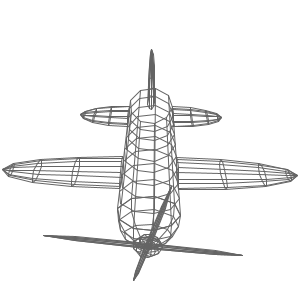
Frame 1 (no input)
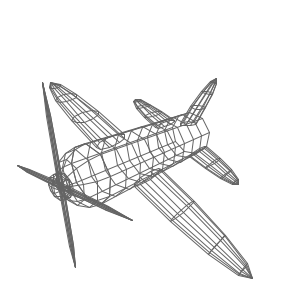
Frame 60 (the mouse pressed at the canvas centre just before this capture)
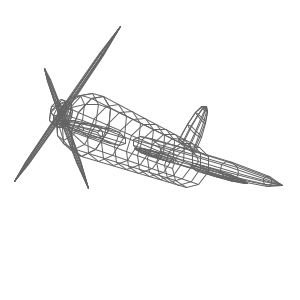
Frame 120 (the mouse held since frame 60 and released just before this capture)

The Processing sketch that drew these frames (run headless with seeded random() and noise(); from frame 60 on, the mouse is pressed at the canvas centre):

// Processing sketch: processing_50105
// ── processing_50105.pde

// =============================================================
// ひこうき（高速化？版）
//
// ループ内でアロケータを使用していないので、もしかしたら高速かも
// =============================================================

// 3D関連
float[][] cameraMat;
float[][] worldMat;

// 行列スタック関連
int N_STACK = 100;          // スタック数
float[][][] matricesStack;  // 行列スタック
int sp;                     // スタックポインタ

// 世界座標系から見たカメラ座標軸ベクトル
PVector xCam;
PVector yCam;
PVector zCam;

// 変換結果を一時的に格納するためのベクトル
PVector tmp;

// 線を引くための端点
PVector start;
PVector end;  

int     t;  // 時間

void setup() {
  size(300, 300);
  frameRate(30);
  
  xCam  = new PVector();
  yCam  = new PVector();
  zCam  = new PVector();
  tmp = new PVector();
  
  start = new PVector();
  end   = new PVector();
  
  worldMat  = new float[4][4];
  cameraMat = new float[4][4];
  for(int i = 0; i < 4; i++)
    for(int j = 0; j < 4; j++)
      worldMat[i][j] = cameraMat[i][j] = i == j ? 1.0 : 0.0;
    
  // 行列スタックの初期化
  matricesStack = new float[N_STACK][4][4];
  sp = 0;
    
  fill(100);
  stroke(100);
}
  
void draw() {
  t = frameCount;
  background(0xFFFFFFFF);
   
  pushMat();
    float cam_dist  = 500;
    float angle = radians(t);
    cam(cam_dist * sin(angle),
        -cam_dist * cos(angle),
         cam_dist,
         0, 0, 0, 0, 1, 0);
   
    // ==========
    // 飛行機の描画
    pushMat();
      rotZ(sin(angle) * PI / 6.0);
       
      // ==========
      // 本体
      pushMat();
        rotX(HALF_PI);
        int LEN  = 400;
        int HEAD_SIZE = 70;
        drawCylinder(70, LEN);
        trans(0, LEN/2, 0);
        drawDome(HEAD_SIZE, HEAD_SIZE, HEAD_SIZE);
      popMat();
       
      // ==========
      // 羽
      for(int i = 0; i < 2; i++) {
        pushMat();
          rotZ(radians(i == 0 ? -90 : 90));
          trans(0, HEAD_SIZE, 0);
          pushMat();
            trans(0, 0, LEN/5);
            drawDome(20, 300, 50);
          popMat();
          pushMat();
            trans(0, 0, - LEN/2 + 50);
            drawDome(10, 150, 50);
          popMat();
        popMat();
      }
      // ==========
      // うしろの羽
      pushMat();
        angle = radians(190);
        trans(0, -HEAD_SIZE - 100 * sin(angle), - LEN/2 + 50);
        rotX(angle);
        drawDome(10, 150, 50);
      popMat();
       
      // ==========
      // プロペラ
      pushMat();
        trans(0, 0, HEAD_SIZE + LEN/2);
        rotZ(radians(t*10));
        drawEllipsoid(30, 30, 20);
        pushMat();
          drawEllipsoid(5, 200, 5);
          rotZ(radians(90));
          drawEllipsoid(5, 200, 5);
        popMat();
      popMat();
    popMat();
  popMat();
}
  
// =============================================================
// ワールド変換
void apply(float m11, float m12, float m13, float m14,
           float m21, float m22, float m23, float m24,
           float m31, float m32, float m33, float m34,
           float m41, float m42, float m43, float m44) {
  float elm11 = worldMat[0][0] * m11 + worldMat[0][1] * m21 + worldMat[0][2] * m31 + worldMat[0][3] * m41;
  float elm12 = worldMat[0][0] * m12 + worldMat[0][1] * m22 + worldMat[0][2] * m32 + worldMat[0][3] * m42;
  float elm13 = worldMat[0][0] * m13 + worldMat[0][1] * m23 + worldMat[0][2] * m33 + worldMat[0][3] * m43;
  float elm14 = worldMat[0][0] * m14 + worldMat[0][1] * m24 + worldMat[0][2] * m34 + worldMat[0][3] * m44;
  
  float elm21 = worldMat[1][0] * m11 + worldMat[1][1] * m21 + worldMat[1][2] * m31 + worldMat[1][3] * m41;
  float elm22 = worldMat[1][0] * m12 + worldMat[1][1] * m22 + worldMat[1][2] * m32 + worldMat[1][3] * m42;
  float elm23 = worldMat[1][0] * m13 + worldMat[1][1] * m23 + worldMat[1][2] * m33 + worldMat[1][3] * m43;
  float elm24 = worldMat[1][0] * m14 + worldMat[1][1] * m24 + worldMat[1][2] * m34 + worldMat[1][3] * m44;
  
  float elm31 = worldMat[2][0] * m11 + worldMat[2][1] * m21 + worldMat[2][2] * m31 + worldMat[2][3] * m41;
  float elm32 = worldMat[2][0] * m12 + worldMat[2][1] * m22 + worldMat[2][2] * m32 + worldMat[2][3] * m42;
  float elm33 = worldMat[2][0] * m13 + worldMat[2][1] * m23 + worldMat[2][2] * m33 + worldMat[2][3] * m43;
  float elm34 = worldMat[2][0] * m14 + worldMat[2][1] * m24 + worldMat[2][2] * m34 + worldMat[2][3] * m44;
  
  float elm41 = worldMat[3][0] * m11 + worldMat[3][1] * m21 + worldMat[3][2] * m31 + worldMat[3][3] * m41;
  float elm42 = worldMat[3][0] * m12 + worldMat[3][1] * m22 + worldMat[3][2] * m32 + worldMat[3][3] * m42;
  float elm43 = worldMat[3][0] * m13 + worldMat[3][1] * m23 + worldMat[3][2] * m33 + worldMat[3][3] * m43;
  float elm44 = worldMat[3][0] * m14 + worldMat[3][1] * m24 + worldMat[3][2] * m34 + worldMat[3][3] * m44;                   
    
  worldMat[0][0] = elm11; worldMat[0][1] = elm12; worldMat[0][2] = elm13; worldMat[0][3] = elm14;
  worldMat[1][0] = elm21; worldMat[1][1] = elm22; worldMat[1][2] = elm23; worldMat[1][3] = elm24;
  worldMat[2][0] = elm31; worldMat[2][1] = elm32; worldMat[2][2] = elm33; worldMat[2][3] = elm34;
  worldMat[3][0] = elm41; worldMat[3][1] = elm42; worldMat[3][2] = elm43; worldMat[3][3] = elm44;
}
  
// 並進と回転
void trans(float x, float y, float z) {
  apply(1.0, 0.0, 0.0, x,
        0.0, 1.0, 0.0, y,
        0.0, 0.0, 1.0, z,
        0.0, 0.0, 0.0, 1.0);
}
  
void rotX(float angle) {
  apply(1.0, 0.0,         0.0,        0.0,
        0.0, cos(angle), -sin(angle), 0.0,
        0.0, sin(angle),  cos(angle), 0.0,
        0.0, 0.0,         0.0,        1.0);
}
  
void rotY(float angle) {
  apply( cos(angle), 0.0,  sin(angle), 0.0,
         0.0,        1.0,  0.0,        0.0,
        -sin(angle), 0.0,  cos(angle), 0.0,
         0.0,        0.0,  0.0,        1.0);
}
  
void rotZ(float angle) {
  apply(cos(angle), -sin(angle), 0.0, 0.0,
        sin(angle),  cos(angle), 0.0, 0.0,
        0.0,         0.0,        1.0, 0.0,
        0.0,         0.0,        0.0, 1.0);
}
  
// =============================================================
// カメラ変換
void cam(float eyeX, float eyeY, float eyeZ, float centerX, float centerY, float centerZ, float upX, float upY, float upZ) {
       
  // カメラ座標空間の3軸
  zCam.set(eyeX-centerX, eyeY-centerY, eyeZ-centerZ);
  yCam.set(upX, upY, upZ);
  xCam.set(yCam.y * zCam.z - yCam.z * zCam.y,
           yCam.z * zCam.x - yCam.x * zCam.z,  // = yCam.cross(zCam);
           yCam.x * zCam.y - yCam.y * zCam.x);
  yCam.set(zCam.y * xCam.z - zCam.z * xCam.y,
           zCam.z * xCam.x - zCam.x * xCam.z, // = zCam.cross(xCam);
           zCam.x * xCam.y - zCam.y * xCam.x);
       
  // 正規化
  xCam.normalize();
  yCam.normalize();
  zCam.normalize();
       
    
  // 変換行列の作成・適用
  cameraMat[0][0] = xCam.x;
  cameraMat[0][1] = xCam.y;
  cameraMat[0][2] = xCam.z;
  cameraMat[0][3] = -(eyeX * xCam.x + eyeY * xCam.y + eyeZ * xCam.z);
       
  cameraMat[1][0] = yCam.x;
  cameraMat[1][1] = yCam.y;
  cameraMat[1][2] = yCam.z;
  cameraMat[1][3] = -(eyeX * yCam.x + eyeY * yCam.y + eyeZ * yCam.z);
       
  cameraMat[2][0] = zCam.x;
  cameraMat[2][1] = zCam.y;
  cameraMat[2][2] = zCam.z;
  cameraMat[2][3] = -(eyeX * zCam.x + eyeY * zCam.y + eyeZ * zCam.z);
       
  cameraMat[3][0] = 0.0;
  cameraMat[3][1] = 0.0;
  cameraMat[3][2] = 0.0;
  cameraMat[3][3] = 1.0;
}
  
// =============================================================
// ワールド・ビュー・射影変換
void wvp(PVector v, PVector dst) {
  mul(worldMat, v, tmp);
  mul(cameraMat, tmp, tmp);
  projection(tmp, dst);
}
  
// =============================================================
// 射影変換
void projection(PVector v, PVector dst) {
  float distanceToCamera = (height/2.0) / tan(PI*60.0 / 360.0);
  float x = distanceToCamera * v.x / -v.z + 0.5 * width;
  float y = distanceToCamera * v.y / -v.z + 0.5 * height;
  dst.set(x, y, 0);
  //dst.z = 0;
}
  
// =============================================================
// スタック操作
void pushMat() {
  sp++;
  if(sp >= matricesStack.length) return;  // エラー
  //float[][] mat = new float[4][4];
  for(int i = 0; i < 4; i++) {
    for(int j = 0; j < 4; j++) {
      matricesStack[sp][i][j] = worldMat[i][j];
    }
  }
}
void popMat() {
  if(sp < 0) return;  // エラー
  for(int i = 0; i < 4; i++) {
    for(int j = 0; j < 4; j++) {
      worldMat[i][j] = matricesStack[sp][i][j];
    }
  }
  sp--;
}
  
// =============================================================
// 行列操作
void mul(float[][] m, PVector v, PVector dst) {
  float x = m[0][0] * v.x + m[0][1] * v.y + m[0][2] * v.z + m[0][3];
  float y = m[1][0] * v.x + m[1][1] * v.y + m[1][2] * v.z + m[1][3];
  float z = m[2][0] * v.x + m[2][1] * v.y + m[2][2] * v.z + m[2][3];
  dst.set(x, y, z);
}
  
float[][] matMul(float[][] a, float[][] b) {
  float[][] ret = new float[4][4];
  for(int i = 0; i < 4; i++) {
    for(int j = 0; j < 4; j++) {
      ret[i][j] = 0.0;
      for(int k = 0; k < 4; k++) {
        ret[i][j] += a[i][k] * a[k][j];
      }
    }
  }
  return ret;
}
 
// 射影変換ののちに線引き
void drawLine(float startX, float startY, float startZ, float endX,   float endY,   float endZ) {
    start.set(startX, startY, startZ);
    end.set(endX, endY, endZ);
    wvp(start, start);
    wvp(end, end);
    line(start.x, start.y, end.x, end.y);
}
 
// 楕円体
// 引数はx, y, z軸方向の半径
void drawEllipsoid(float a, float b, float c) {
  final int N =  5;  // x - y平面の分割数
  final int M = 10;  // y 軸上の分割数
   
  int n = N-1;
  int m = M-1;
  for(int t1 = 1; t1 <= n; t1++) {
    float theta  = PI * (t1    ) / n;
    float ptheta = PI * (t1 - 1) / n;
 
    float sintheta = sin(theta);
    float costheta = cos(theta);
    float sinptheta = sin(ptheta);
    float cosptheta = cos(ptheta);
 
    for(int t2 = 1; t2 <= m; t2++) {
      float phi  = TWO_PI * (t2    ) / m;
      float pphi = TWO_PI * (t2 - 1) / m;
 
 
      float sinphi = sin(phi);
      float cosphi = cos(phi);
      float sinpphi = sin(pphi);
      float cospphi = cos(pphi);
 
      float px = a * sintheta * cospphi;
      float pz = c * sintheta * sinpphi;
      float py = b * costheta;
       
      float x = a * sintheta * cosphi;
      float z = c * sintheta * sinphi;
      float y = b * costheta;
       
      drawLine(px, py, pz, x, y, z);
       
      px = a * sinptheta * cosphi;
      pz = c * sinptheta * sinphi;
      py = b * cosptheta;
       
      x = a * sintheta * cosphi;
      z = c * sintheta * sinphi;
      y = b * costheta;
       
      drawLine(px, py, pz, x, y, z);
    }
  }
}
 
// 円柱
void drawCylinder(float r, float h) {
  int N = 10;
  int M = 10;
   
  int n = N-1;
  int m = M-1;
   
   
  for(int t1 = 1; t1 <= n; t1++) {
    float ptheta = TWO_PI * (t1 - 1) / n;
    float theta  = TWO_PI *  t1      / n;
 
    float px = r * cos(ptheta);
    float pz = r * sin(ptheta);
     
    float  x = r * cos(theta);
    float  z = r * sin(theta);
 
    for(int t2 = 0; t2 <= m; t2++) {
      float y = h *  t2      / m - 0.5 * h;
      drawLine(px, y, pz, x, y, z);
    }
    drawLine(x, -0.5*h, z, x, 0.5*h, z);
  }
}
 
// ドーム
void drawDome(float a, float b, float c) {
  final int N =  5;  // x - y平面の分割数
  final int M = 10;  // y 軸上の分割数
   
  int n = N -1;
  int m = M -1;
  for(int t1 = 1; t1 <= n; t1++) {
    float theta  = HALF_PI * (t1    ) / n;
    float ptheta = HALF_PI * (t1 - 1) / n;
     
    float sintheta = sin(theta);
    float costheta = cos(theta);
    float sinptheta = sin(ptheta);
    float cosptheta = cos(ptheta);
 
    for(int t2 = 1; t2 <= m; t2++) {
      float phi  = TWO_PI * (t2    ) / m;
      float pphi = TWO_PI * (t2 - 1) / m;
       
      float sinphi = sin(phi);
      float cosphi = cos(phi);
      float sinpphi = sin(pphi);
      float cospphi = cos(pphi);
 
      float px = a * sintheta * cospphi;
      float pz = c * sintheta * sinpphi;
      float py = b * costheta;
       
      float x = a * sintheta * cosphi;
      float z = c * sintheta * sinphi;
      float y = b * costheta;
       
      drawLine(px, py, pz, x, y, z);
       
      px = a * sinptheta * cosphi;
      pz = c * sinptheta * sinphi;
      py = b * cosptheta;
       
      x = a * sintheta * cosphi;
      z = c * sintheta * sinphi;
      y = b * costheta;
       
      drawLine(px, py, pz, x, y, z);
    }
  }
}
